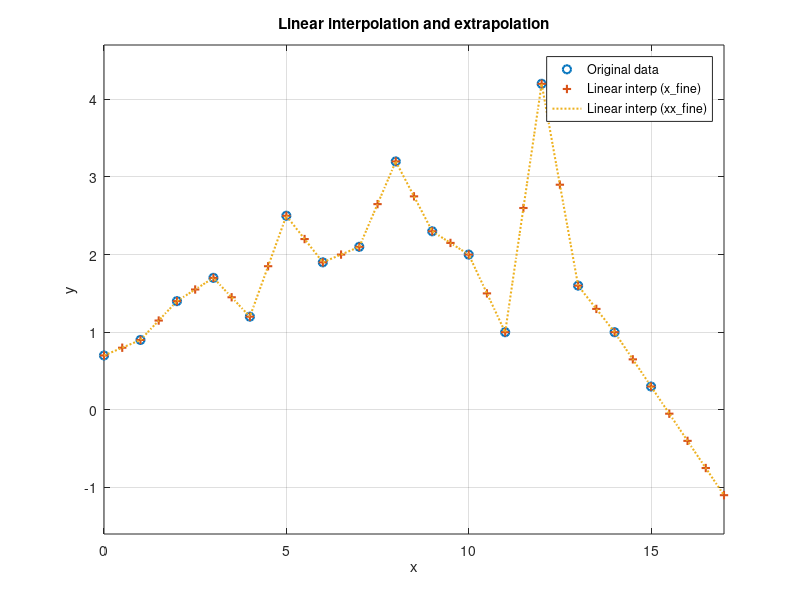
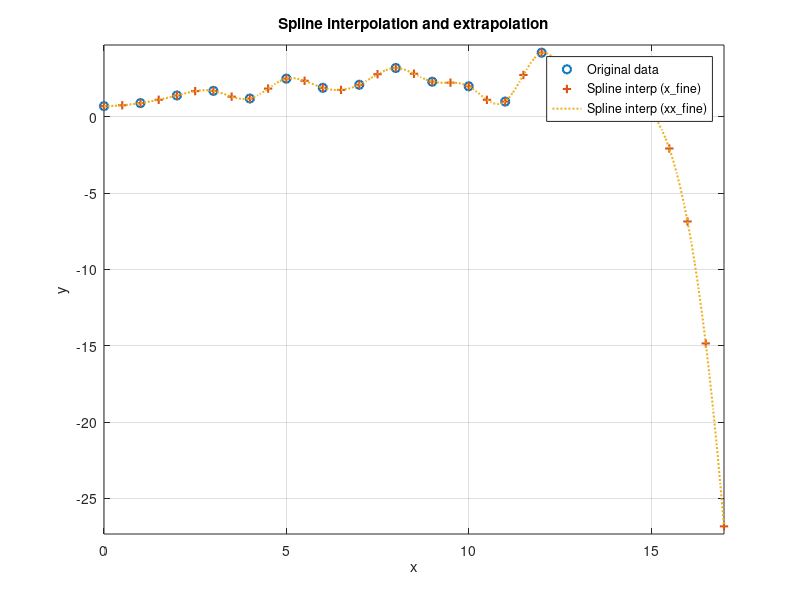

Here is the MATLAB script that generated these plots, in order:
disp("--------- Task 26 ---------")

% Given data
x = 0:1:15;
y = [0.7, 0.9, 1.4, 1.7, 1.2, 2.5, 1.9, 2.1, 3.2, 2.3, 2, 1, 4.2, 1.6, 1, 0.3];

% Finer grids
x_fine  = 0:0.5:17;
xx_fine = 0:0.1:17;

disp("-- part a --")
y_lin_fine  = interp1(x, y, x_fine,  'linear', 'extrap');
y_lin_xx    = interp1(x, y, xx_fine, 'linear', 'extrap');

figure
plot(x, y, 'o', 'LineWidth', 1.5); hold on
plot(x_fine, y_lin_fine, '+', 'LineWidth', 1.5)
plot(xx_fine, y_lin_xx, ':', 'LineWidth', 1.5)

grid on
xlabel('x')
ylabel('y')
title('Linear interpolation and extrapolation')
legend('Original data', 'Linear interp (x\_fine)','Linear interp (xx\_fine)', 'Location', 'best')
xlim([0 17])
ylim([min(y_lin_xx)-0.5 max(y_lin_xx)+0.5])
disp("------------");

disp("-- part b --")
y_spline_fine = interp1(x, y, x_fine,  'spline', 'extrap');
y_spline_xx   = interp1(x, y, xx_fine, 'spline', 'extrap');

figure
plot(x, y, 'o', 'LineWidth', 1.5); hold on
plot(x_fine, y_spline_fine, '+', 'LineWidth', 1.5)
plot(xx_fine, y_spline_xx, ':', 'LineWidth', 1.5)

grid on
xlabel('x')
ylabel('y')
title('Spline interpolation and extrapolation')
legend('Original data', 'Spline interp (x\_fine)', ...
       'Spline interp (xx\_fine)', 'Location', 'best')

xlim([0 17])
ylim([min(y_spline_xx)-0.5 max(y_spline_xx)+0.5])

disp("--------------------------")
